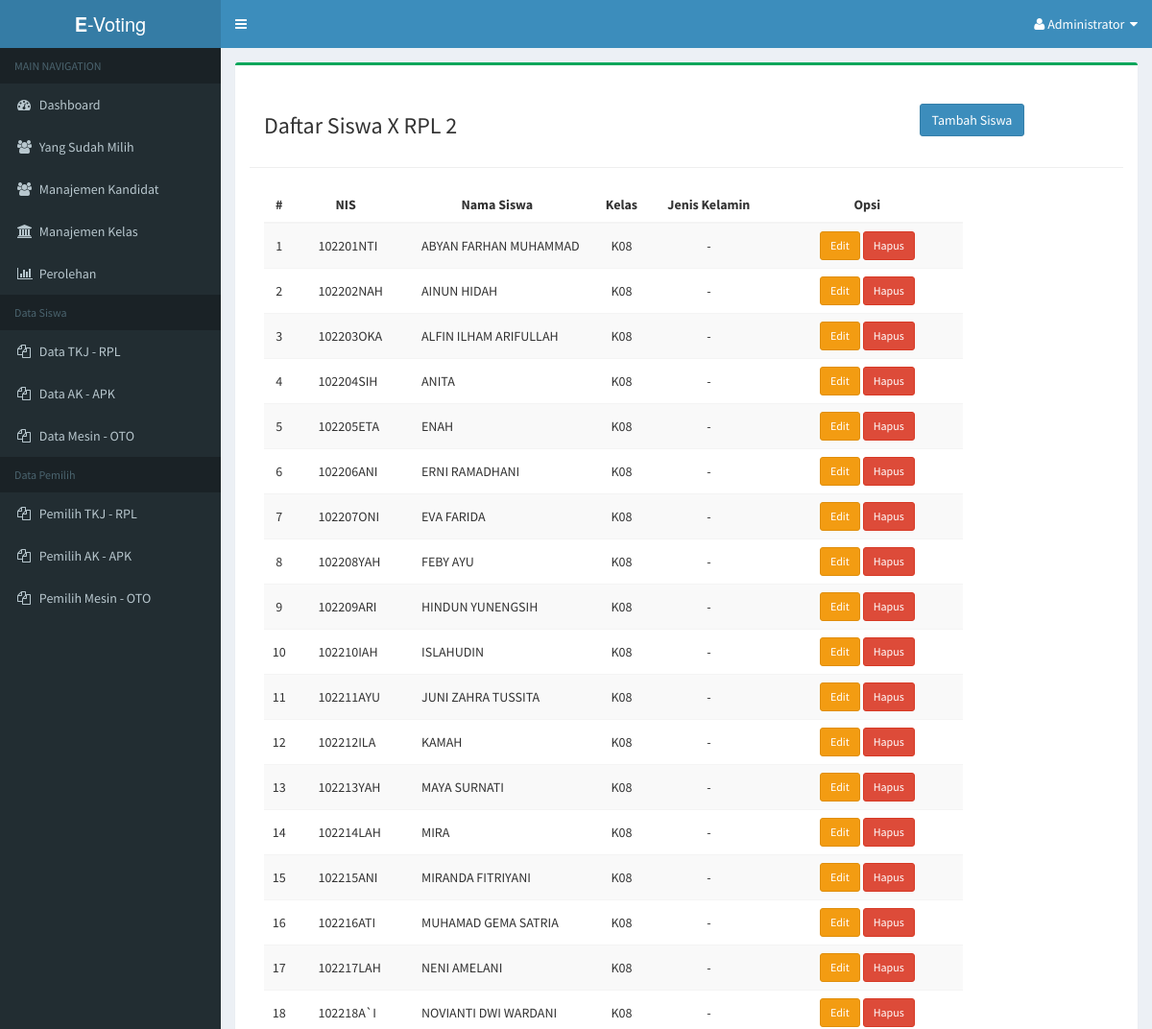
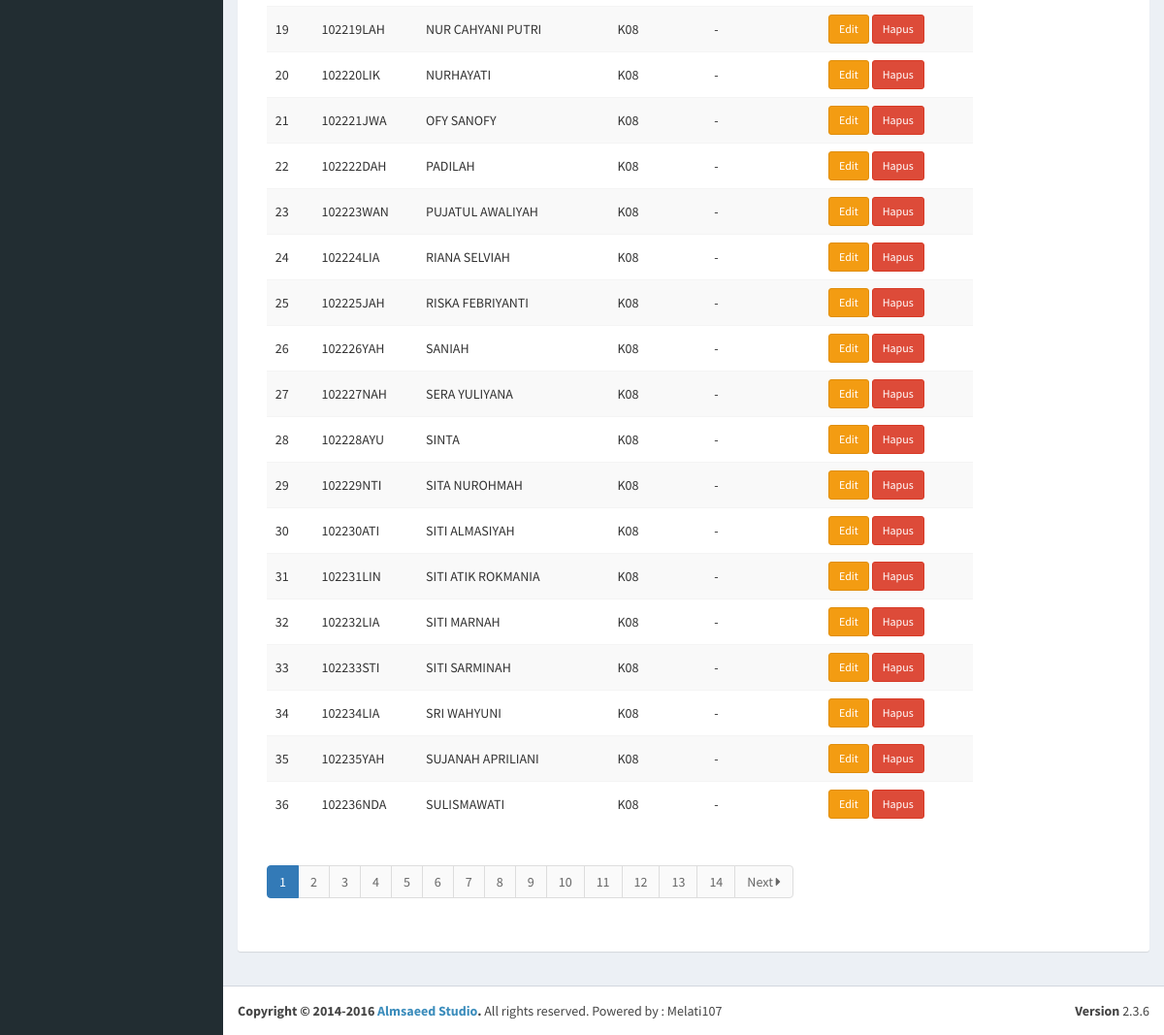
Page /admin/dashboard.php?page=X-RPL-2 (signed in) on the committed database (2 pictures, top to bottom).
### tables this page shows
CREATE TABLE IF NOT EXISTS `t_user` (
  `id_user` varchar(10) NOT NULL,
  `fullname` varchar(50) NOT NULL,
  `id_kelas` varchar(3) NOT NULL,
  `jk` enum('L','P') NOT NULL,
  `pemilih` enum('Y','N') NOT NULL DEFAULT 'Y'
);

### admin/siswa-kelas/X-RPL-2.php (the view, shortened to what this page needs)
<div class="row">
   <div class="col-md-9 col-sm-9">
      <h3>Daftar Siswa X RPL 2</h3>
   </div>
   <div class="col-md-3 col-sm-3" style="padding-top:10px;">
      <a class="btn btn-primary" href="?page=user&action=tambah">Tambah Siswa</a>
   </div>
   <hr />
   <div class="col-md-10 col-sm-12">
      <table class="table table-striped table-hover">
            <thead>
                  <tr>
                  <th style="text-align:center;">#</th>
                  <th style="text-align:center;">NIS</th>
                  <th style="text-align:center;">Nama Siswa</th>
                  <th style="text-align:center">Kelas</th>
                  <th width="130px" style="text-align:center;">Jenis Kelamin</th>
                  <th width="200px" style="text-align:center;">Opsi</th>
                  </tr>
            </thead>
            <tbody>
                  <?php
                  require('../include/connection.php');
                  if (isset($_GET['hlm'])) {
                              $hlm = $_GET['hlm'];
                              $no  = (100*$hlm) - 99;
                        } else {
                              $hlm = 1;
                              $no  = 1;
                        }
                  $sql = mysqli_query($con, "SELECT * FROM t_user  WHERE id_kelas='K08' ORDER BY fullname ASC ");
                  if (mysqli_num_rows($sql) > 0) {
                  while($data = mysqli_fetch_array($sql)) {
                        ?>
                        <tr>
                        <td style="text-align:center;vertical-align:middle;">
                              <?php echo $no++; ?>
                        </td>
                        <td style="padding-left:25px;vertical-align:middle;">
                              <?php echo $data['id_user']; ?>
                        </td>
                        <td style="padding-left:25px;vertical-align:middle;">
                              <?php echo $data['fullname']; ?>
                        </td>
                        <td style="text-align:center;vertical-align:middle;">
                              <?php echo $data['id_kelas']; ?>
                        </td>
                        <td style="text-align:center;vertical-align:middle;">
                              -
                        </td>
                        <td style="text-align:center;vertical-align:middle;">
                              <a href="?page=user&action=edit&id=<?php echo $data['id_user']; ?>" class="btn btn-warning btn-sm">
                              Edit
                              </a>
                              <a href="?page=user&action=hapus&id=<?php echo $data['id_user']; ?>" onclick="return confirm('Yakin ingin menghapus user ini ?');" class="btn btn-danger btn-sm">
                              Hapus
                              </a>
                        </td>
                        </tr>
                        <?php
                  }
                  } else {
                  echo "<tr>
                              <td colspan='5' style='text-align:center;'><h4>Belum ada data</h4></td>
                        </tr>";
                  }
                  ?>
            </tbody>
      </table>
      <?php
      echo '<ul class="pagination">';
      ?>
      <?php
         $hitung = mysqli_num_rows(mysqli_query($con, "SELECT * FROM t_user"));
         $total  = ceil($hitung / 100);
         for ($i = 1; $i <= $total ; $i++) {
      ?>
            <li <?php if ($hlm != $i) { echo 'class="waves-effect"'; } else { echo 'class="active"'; } ?>>
               <a href="?page=user&hlm=<?php  echo $i; ?>">
                  <?php  echo $i; ?>
               </a>
            </li>
         <?php
         }
         if ($hlm < $total) {
            $next = $hlm + 1;
         ?>
            <li class="waves-effect">
               <a href="?page=user&hlm=<?php  echo $next; ?>">
                  Next <i class='fa fa-caret-right'></i>
               </a>
            </li>
         <?php
         }
      echo '</ul>';
      ?>
      </div>
</div>

### rows in the picture
t_user: id_user "102201NTI", fullname "ABYAN FARHAN MUHAMMAD", id_kelas "K08"
t_user: id_user "102202NAH", fullname "AINUN HIDAH", id_kelas "K08"
t_user: id_user "102203OKA", fullname "ALFIN ILHAM ARIFULLAH", id_kelas "K08"
t_user: id_user "102204SIH", fullname "ANITA", id_kelas "K08"
t_user: id_user "102205ETA", fullname "ENAH", id_kelas "K08"
t_user: id_user "102206ANI", fullname "ERNI RAMADHANI", id_kelas "K08"
t_user: id_user "102207ONI", fullname "EVA FARIDA", id_kelas "K08"
t_user: id_user "102208YAH", fullname "FEBY AYU", id_kelas "K08"
t_user: id_user "102209ARI", fullname "HINDUN YUNENGSIH", id_kelas "K08"
t_user: id_user "102210IAH", fullname "ISLAHUDIN", id_kelas "K08"
t_user: id_user "102211AYU", fullname "JUNI ZAHRA TUSSITA", id_kelas "K08"
t_user: id_user "102212ILA", fullname "KAMAH", id_kelas "K08"
t_user: id_user "102213YAH", fullname "MAYA SURNATI", id_kelas "K08"
t_user: id_user "102214LAH", fullname "MIRA", id_kelas "K08"
t_user: id_user "102215ANI", fullname "MIRANDA FITRIYANI", id_kelas "K08"
t_user: id_user "102216ATI", fullname "MUHAMAD GEMA SATRIA", id_kelas "K08"
t_user: id_user "102217LAH", fullname "NENI AMELANI", id_kelas "K08"
t_user: id_user "102218A`I", fullname "NOVIANTI DWI WARDANI", id_kelas "K08"
t_user: id_user "102219LAH", fullname "NUR CAHYANI PUTRI", id_kelas "K08"
t_user: id_user "102220LIK", fullname "NURHAYATI", id_kelas "K08"
t_user: id_user "102221JWA", fullname "OFY SANOFY", id_kelas "K08"
t_user: id_user "102222DAH", fullname "PADILAH", id_kelas "K08"
t_user: id_user "102223WAN", fullname "PUJATUL AWALIYAH", id_kelas "K08"
t_user: id_user "102224LIA", fullname "RIANA SELVIAH", id_kelas "K08"
t_user: id_user "102225JAH", fullname "RISKA FEBRIYANTI", id_kelas "K08"
t_user: id_user "102226YAH", fullname "SANIAH", id_kelas "K08"
t_user: id_user "102227NAH", fullname "SERA YULIYANA", id_kelas "K08"
t_user: id_user "102228AYU", fullname "SINTA", id_kelas "K08"
t_user: id_user "102229NTI", fullname "SITA NUROHMAH", id_kelas "K08"
t_user: id_user "102230ATI", fullname "SITI ALMASIYAH", id_kelas "K08"
t_user: id_user "102231LIN", fullname "SITI ATIK ROKMANIA", id_kelas "K08"
t_user: id_user "102232LIA", fullname "SITI MARNAH", id_kelas "K08"
t_user: id_user "102233STI", fullname "SITI SARMINAH", id_kelas "K08"
t_user: id_user "102234LIA", fullname "SRI WAHYUNI", id_kelas "K08"
t_user: id_user "102235YAH", fullname "SUJANAH APRILIANI", id_kelas "K08"
t_user: id_user "102236NDA", fullname "SULISMAWATI", id_kelas "K08"
